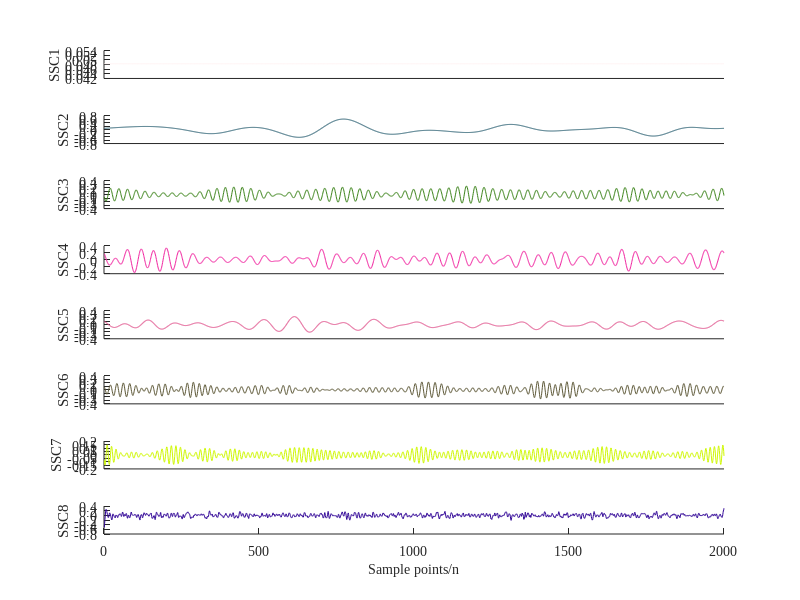
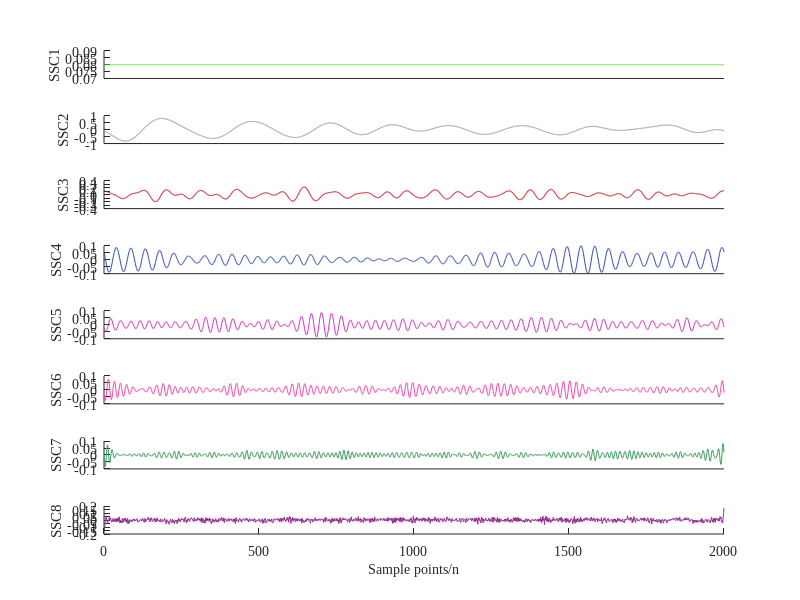
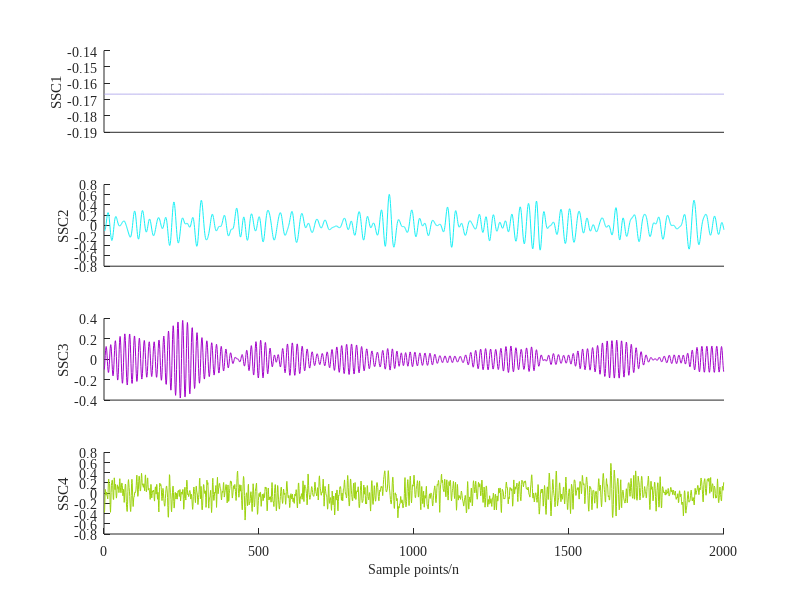
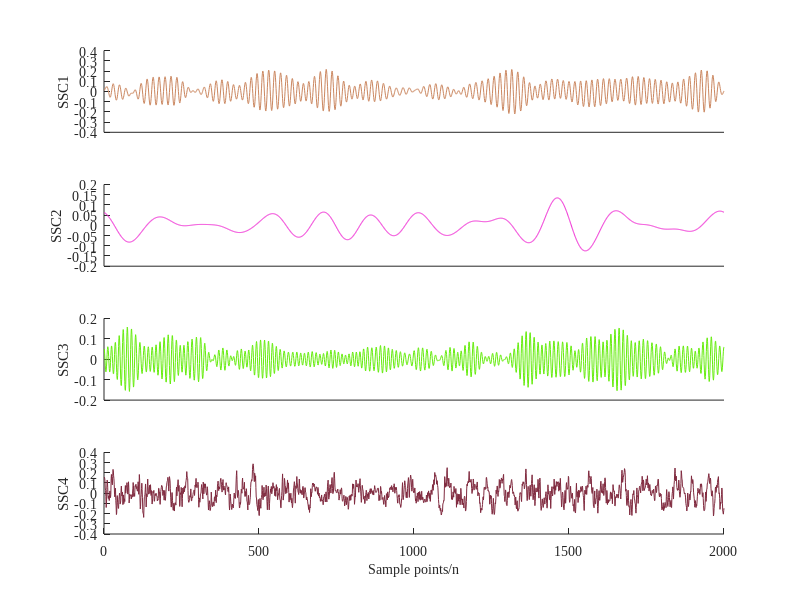

Source code (MATLAB) for these figures, in order:
clc
clear
close all

%%  
% SSC_ship1=RICSSD(ship1,2000);
% SSC_ship2=RICSSD(ship2,2000);
% SSC_ship3=RICSSD(ship3,2000);
% SSC_ship4=RICSSD(ship4,2000);
% SSC_ship5=RICSSD(ship5,2000);
% SSC_ship6=RICSSD(ship6,2000);
load SSC_ship1
load SSC_ship2
load SSC_ship3
load SSC_ship4
load SSC_ship5
load SSC_ship6
[f,b]=size(SSC_ship1)
IMFs = SSC_ship1;     
imf_len = length(IMFs);
n =f;
 h1 = figure('NumberTitle','on','Name','gaussian分解结果');
	set(h1,'position',[249,181,764,602]);
    for i = 1:n
        subplot(n,1,i);
        imf = IMFs(i,:);
        plot(imf, 'Color', [rand rand rand]);
        ylabel (['SSC' num2str(i)]);
        xlim([0 imf_len])
        if i < n                
            set(gca,'xtick',[])
        else                   
            xlabel('Sample points/n')
        end
        set(gca, 'box', 'off')
        set(gca,'FontName','Times New Roman','fontsize', 10);
    end
        set(get(gca,'XLabel'),'FontName','Times New Roman','FontSize', 10);

        
        [f,b]=size(SSC_ship2)
IMFs = SSC_ship2;     
imf_len = length(IMFs);
n =f;
 h1 = figure('NumberTitle','on','Name','gaussian分解结果');
	set(h1,'position',[249,181,764,602]);
    for i = 1:n
        subplot(n,1,i);
        imf = IMFs(i,:);
        plot(imf, 'Color', [rand rand rand]);
        ylabel (['SSC' num2str(i)]);
        xlim([0 imf_len])
        if i < n                
            set(gca,'xtick',[])
        else                   
            xlabel('Sample points/n')
        end
        set(gca, 'box', 'off')
        set(gca,'FontName','Times New Roman','fontsize', 10);
    end
        set(get(gca,'XLabel'),'FontName','Times New Roman','FontSize', 10);
        
        
        
        [f,b]=size(SSC_ship3)
IMFs = SSC_ship3;     
imf_len = length(IMFs);
n =f;
 h1 = figure('NumberTitle','on','Name','gaussian分解结果');
	set(h1,'position',[249,181,764,602]);
    for i = 1:n
        subplot(n,1,i);
        imf = IMFs(i,:);
        plot(imf, 'Color', [rand rand rand]);
        ylabel (['SSC' num2str(i)]);
        xlim([0 imf_len])
        if i < n                
            set(gca,'xtick',[])
        else                   
            xlabel('Sample points/n')
        end
        set(gca, 'box', 'off')
        set(gca,'FontName','Times New Roman','fontsize', 10);
    end
        set(get(gca,'XLabel'),'FontName','Times New Roman','FontSize', 10);
        
        
        
        [f,b]=size(SSC_ship4)
IMFs = SSC_ship4;     
imf_len = length(IMFs);
n =f;
 h1 = figure('NumberTitle','on','Name','gaussian分解结果');
	set(h1,'position',[249,181,764,602]);
    for i = 1:n
        subplot(n,1,i);
        imf = IMFs(i,:);
        plot(imf, 'Color', [rand rand rand]);
        ylabel (['SSC' num2str(i)]);
        xlim([0 imf_len])
        if i < n                
            set(gca,'xtick',[])
        else                   
            xlabel('Sample points/n')
        end
        set(gca, 'box', 'off')
        set(gca,'FontName','Times New Roman','fontsize', 10);
    end
        set(get(gca,'XLabel'),'FontName','Times New Roman','FontSize', 10);

        [f,b]=size(SSC_ship5)
IMFs = SSC_ship5;     
imf_len = length(IMFs);
n =f;
 h1 = figure('NumberTitle','on','Name','gaussian分解结果');
	set(h1,'position',[249,181,764,602]);
    for i = 1:n
        subplot(n,1,i);
        imf = IMFs(i,:);
        plot(imf, 'Color', [rand rand rand]);
        ylabel (['SSC' num2str(i)]);
        xlim([0 imf_len])
        if i < n                
            set(gca,'xtick',[])
        else                   
            xlabel('Sample points/n')
        end
        set(gca, 'box', 'off')
        set(gca,'FontName','Times New Roman','fontsize', 10);     
    end
        set(get(gca,'XLabel'),'FontName','Times New Roman','FontSize', 10);

[f,b]=size(SSC_ship6)
IMFs = SSC_ship6;     
imf_len = length(IMFs);
n=f;
 h1 = figure('NumberTitle','on','Name','gaussian分解结果');
	set(h1,'position',[249,181,764,602]);
    for i = 1:n
        subplot(n,1,i);
        imf = IMFs(i,:);
        plot(imf, 'Color', [rand rand rand]);
        ylabel (['SSC' num2str(i)]);
        xlim([0 imf_len])
        if i < n                
            set(gca,'xtick',[])
        else                   
            xlabel('Sample points/n')
        end
        set(gca, 'box', 'off')
        set(gca,'FontName','Times New Roman','fontsize', 10);     
    end
        set(get(gca,'XLabel'),'FontName','Times New Roman','FontSize', 10);

